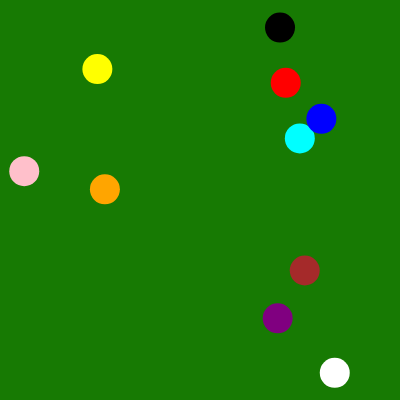
Frame 1 (no input)
Frame 60 (no input): identical to frame 1, image omitted
Frame 120 (the mouse pressed at the canvas centre since frame 60): identical to frame 1, image omitted

The p5.js sketch that drew this single still picture (run headless with seeded random() and noise() and a simulated clock; from frame 60 on, the mouse is pressed at the canvas centre):

// p5.js sketch
// ── sketch.js
let num = 10;
let colors = [
  "red",
  "aqua",
  "blue",
  "yellow",
  "orange",
  "purple",
  "pink",
  "brown",
  "black",
  "white",
];

function setup() {
  createCanvas(400, 400);
  background(23, 122, 3);
  strokeWeight(30);
  for (let i = 0; i < 10; i++) {
    stroke(colors[i]);
    point(random(0, width), random(0, height));
    console.log(i);
  }
}

function draw() {}
